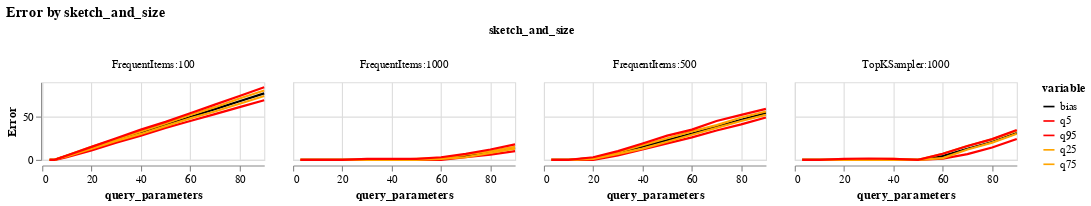

The code cell stored with this chart in its notebook:
### Markdown cell above
The topk sketch with the same max size is only slightly less accurate than the frequent items sketch

### Code cell
(chart, aggdat) = plotExperimentResults(dat[dat.sketch_k == dat.query_parameters], x='query_parameters', unit=None, 
                                        column='sketch_and_size')
chart.configure_view(continuousWidth=200, continuousHeight=70)

### Figure 1 — Vega-Lite specification as saved in the notebook (floating-point values rounded to 4 significant figures; data arrays with more than 128 entries replaced by an {"elided": "..."} marker saying what was removed)
{"config": {"view": {"continuousWidth": 200, "continuousHeight": 70}}, "data": {"name": "data-311509de56f0e4dc4019acaa854fd02f"}, "facet": {"column": {"type": "nominal", "field": "sketch_and_size"}}, "spec": {"mark": "line", "encoding": {"color": {"type": "nominal", "field": "variable", "scale": {"domain": ["bias", "q5", "q95", "q25", "q75"], "range": ["black", "red", "red", "orange", "orange"]}}, "detail": {"type": "nominal", "field": "variable"}, "x": {"type": "quantitative", "field": "query_parameters"}, "y": {"type": "quantitative", "axis": {"title": "Error"}, "field": "value"}}}, "title": "Error by sketch_and_size", "$schema": "https://vega.github.io/schema/vega-lite/v4.8.1.json", "datasets": {"data-311509de56f0e4dc4019acaa854fd02f": {"elided": "288 records"}}}
